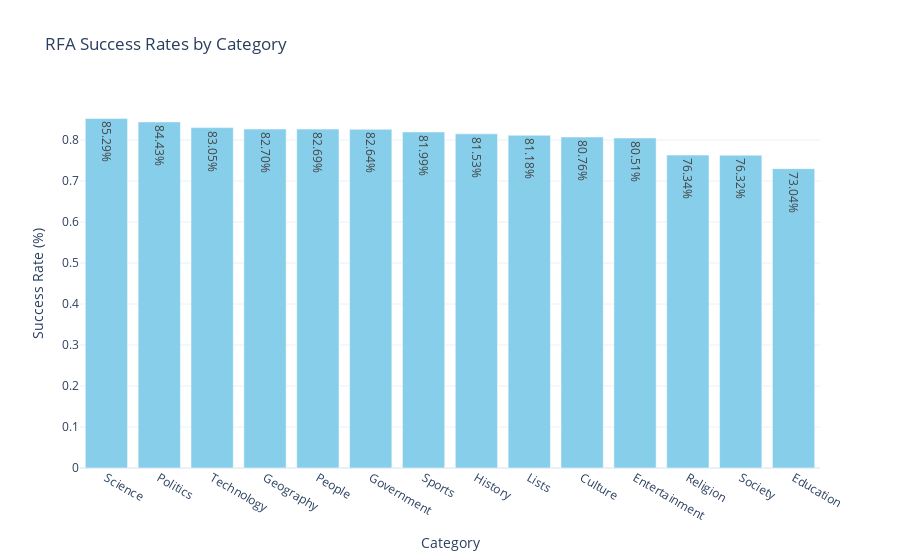

Notebook source saved alongside this figure:
### Markdown cell above
# Does your subject of interest have an influence on your chance of admission??

### Code cell
# Call the function with the success_data DataFrame
analyze_and_plot_success_rates(
    success_failure_df, 
    title="RFA Success Rates by Category"
)

### Figure 1 — Plotly figure (JSON) as saved in the notebook; plotly's stock layout.template omitted (floating-point values rounded to 4 significant figures)
{"data": [{"alignmentgroup": "True", "hovertemplate": "SRC_Category=%{x}<br>Success Rate (%)=%{y}<br>text=%{text}<extra></extra>", "legendgroup": "", "marker": {"color": "skyblue", "pattern": {"shape": ""}}, "name": "", "offsetgroup": "", "orientation": "v", "showlegend": false, "text": ["85.29%", "84.43%", "83.05%", "82.70%", "82.69%", "82.64%", "81.99%", "81.53%", "81.18%", "80.76%", "80.51%", "76.34%", "76.32%", "73.04%"], "textposition": "auto", "type": "bar", "x": ["Science", "Politics", "Technology", "Geography", "People", "Government", "Sports", "History", "Lists", "Culture", "Entertainment", "Religion", "Society", "Education"], "xaxis": "x", "y": [0.8529, 0.8443, 0.8305, 0.827, 0.8269, 0.8264, 0.8199, 0.8153, 0.8118, 0.8076, 0.8051, 0.7634, 0.7632, 0.7304], "yaxis": "y"}], "layout": {"barmode": "relative", "legend": {"tracegroupgap": 0}, "title": {"text": "RFA Success Rates by Category"}, "xaxis": {"anchor": "y", "domain": [0, 1], "title": {"text": "Category"}}, "yaxis": {"anchor": "x", "domain": [0, 1], "title": {"text": "Success Rate (%)"}}}}
